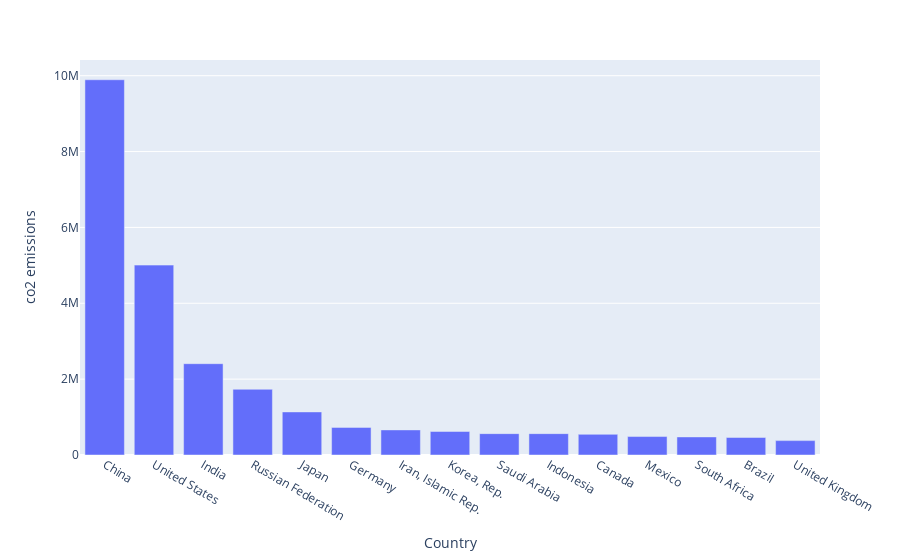

The code cell stored with this chart in its notebook:
### Markdown cell above
Let's show the counties which emitted the most at year `2016`

### Code cell
px.bar(
    data_frame=time_series_df[time_series_df.Year == 2016].sort_values(
        by="co2 emissions", ascending=False
    )[:15],
    x="Country",
    y="co2 emissions",
)

### Figure 1 — Plotly figure (JSON) as saved in the notebook; plotly's stock layout.template omitted (floating-point values rounded to 4 significant figures)
{"data": [{"alignmentgroup": "True", "hovertemplate": "Country=%{x}<br>co2 emissions=%{y}<extra></extra>", "legendgroup": "", "marker": {"color": "#636efa"}, "name": "", "offsetgroup": "", "orientation": "v", "showlegend": false, "textposition": "auto", "type": "bar", "x": ["China", "United States", "India", "Russian Federation", "Japan", "Germany", "Iran, Islamic Rep.", "Korea, Rep.", "Saudi Arabia", "Indonesia", "Canada", "Mexico", "South Africa", "Brazil", "United Kingdom"], "xaxis": "x", "y": [9893000.0, 5006000.0, 2408000.0, 1732000.0, 1136000.0, 728000.0, 661700.0, 620300.0, 563400.0, 563300.0, 544900.0, 486400.0, 476600.0, 462300.0, 379000.0], "yaxis": "y"}], "layout": {"autosize": true, "barmode": "relative", "legend": {"tracegroupgap": 0}, "margin": {"t": 60}, "xaxis": {"anchor": "y", "autorange": true, "domain": [0, 1], "range": [-0.5, 14.5], "title": {"text": "Country"}, "type": "category"}, "yaxis": {"anchor": "x", "autorange": true, "domain": [0, 1], "range": [0, 10410000.0], "title": {"text": "co2 emissions"}, "type": "linear"}}}
